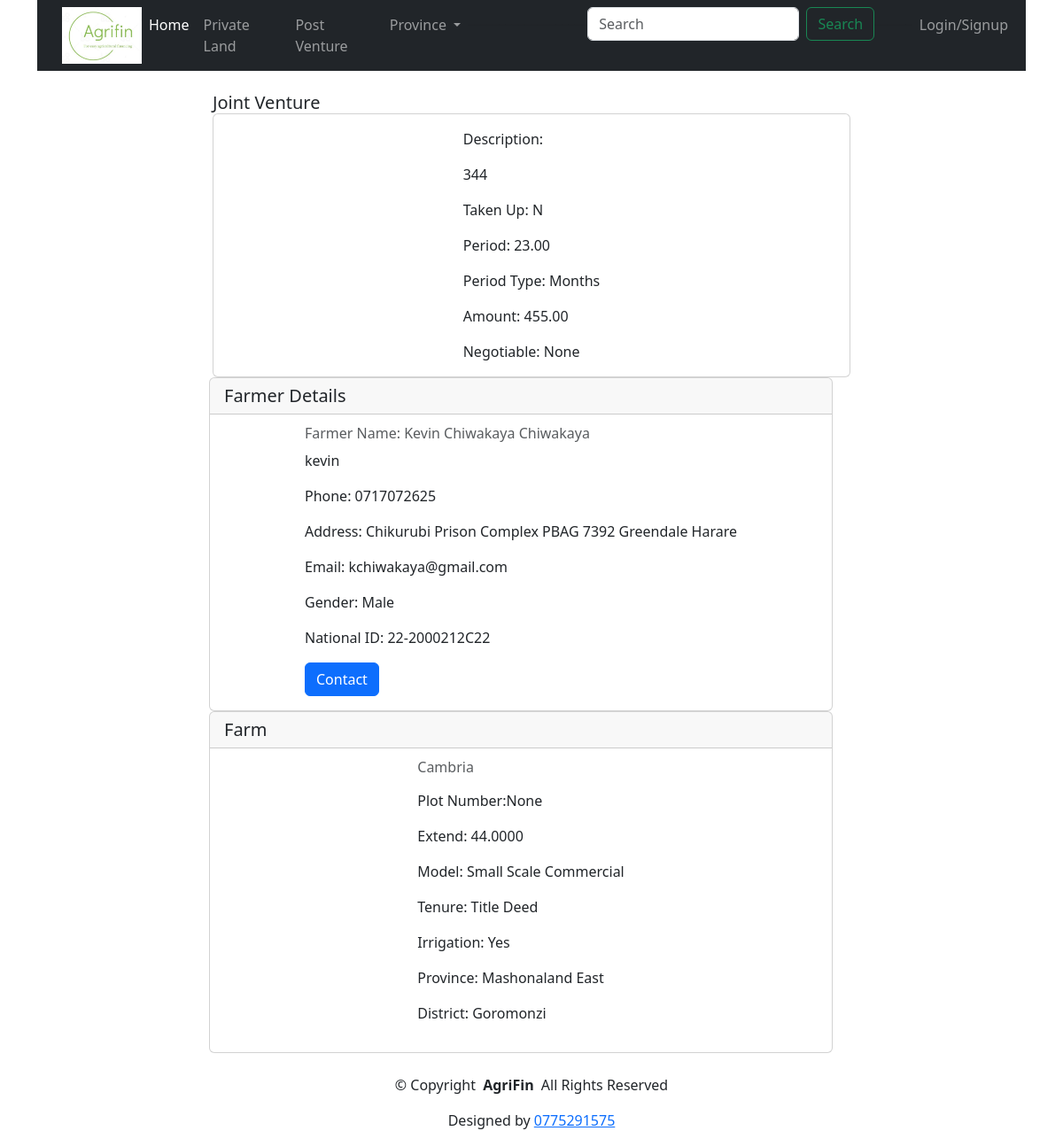
Before: /details/6/ with the older database file.
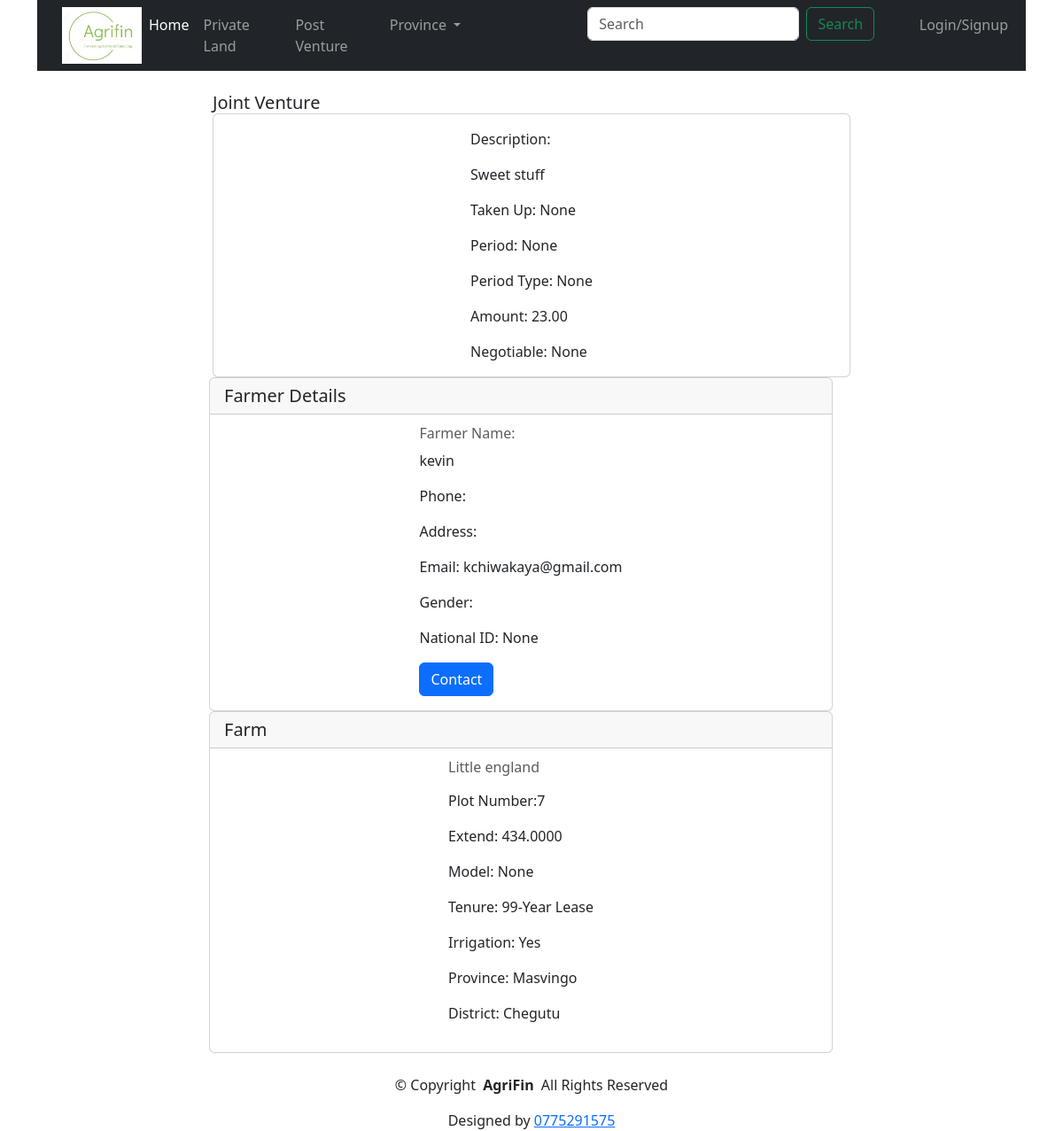
After: the same page with the newer database file.
### farmersapp/models.py (models this page shows, shortened)
class Venture(models.Model):
   farm = models.ForeignKey(Farm,on_delete = models.CASCADE)
   purpose = models.CharField(max_length=500,null = True,blank = True)
   descripiton = models.TextField()
   takenup = models.CharField(max_length=5,null=True,choices=(('Y','Yes'),('N','No')),blank=True)
   supporting_images = models.CharField(max_length=250,null = True, blank=True)
   period = models.DecimalField(max_digits= 10,decimal_places= 2,null=True,blank=True)
   period_type = models.CharField(max_length=5,null=True,choices=(('Y','Year(s)'),('M','Months'),('W','Weeks')),blank=True)
   amount = models.DecimalField(max_digits= 20,decimal_places= 2,null = True,blank = True)
   negotiable = models.CharField(max_length=250,null = True, blank=True)

class Farm(models.Model):
    tenure = (
   ('Off','Offer Letter'),
   ('99','99-Year Lease'),
   ('A1','A1 Permit'),
   ('AP', 'A1 Temporal Permit'),
   ('A2','A2 Permit'),
   ('Ttl','Title Deed'),
   ('DG','Deed of Grant'),
   ('CCT','Certificate of Consolidated Title'),
   ('Non','None'),
   )
    water = (
   ('D','Dam'),
   ('R','River'),
   ('B','Borehole'),
   ('W', 'Weir'),
   ('Wl','Well'),
   ('N','None'),
   )
    province = (
   ('MTN','Matabeleland North'),
   ('MTS','Matabeleland South'),
   ('MSE','Mashonaland East'),
   ('MSW','Mashonaland West'),
   ('MSC','Mashonaland Central'),
   ('MAN','Manicaland'),
    ('MSV','Masvingo'),
    ('MID','Midlands'),
    ('HRE','Harare'),
    ('BYO','Bulawayo'),
   )
    mmodels = (
       ('A1','A1'),
       ('A2','A2'),
       ('Old','Old Resettlement Scheme'),
       ('Sma','Small Scale Commercial'),
       ('A1T','Three Tier'),
       ('Comm','Communal')
    )
    farmer = models.ForeignKey(Farmer,on_delete = models.CASCADE)
    farm_name = models.CharField(max_length=500)
    plot_number = models.CharField(max_length=250,null=True, blank=True)
    extend = models.DecimalField(max_digits= 10,decimal_places= 4)
    district = models.CharField(max_length=20)
    province = models.CharField(max_length=250,choices=province)
    ward = models.CharField(max_length=10,null=True, blank=True)
    model =models.CharField(max_length=250,null =True,blank=True,choices=mmodels)
    tenure_type = models.CharField(max_length=50,choices=tenure)
    irrigation =models.CharField(max_length=250,null= True,choices=(('Y','Yes'),('N','No')))
    water_availability  = models.CharField(max_length=250,choices=water)
    description = models.TextField(null=True, blank=True)

class Farmer(models.Model):
    gender = (
   ('M','Male'),
   ('F','Female'),
   )
    user = models.OneToOneField(User,on_delete=models.CASCADE,null =True,blank = True)
    name = models.CharField(max_length=250)
    othername = models.CharField(max_length=250,null=True, blank=True)
    surname = models.CharField(max_length=250)
    address = models.CharField(max_length=250)
    phone = models.CharField(max_length=20)
    email = models.CharField(max_length=250, null=True,blank=True)
    gender = models.CharField(max_length=10,choices=gender)
    national_id = models.CharField(max_length=30,null =True,unique=True,editable=True,blank=False)

### farmersapp/views.py (the view)
# urls.py: path("details/<str:pk>/",views.details,name ="details"),
def details(request,pk):
    mdetails = Venture.objects.get(id = pk)
    context = {'mdetails': mdetails}
    return render(request,'details.html',context)

### farmersapp/templates/details.html (shortened to what this page needs)
{%extends 'main.html'%}
    {% load bootstrap5 %} {% bootstrap_css %} {% bootstrap_javascript %} {%load
    static%}
    {%block content%}
    <div class="container">
      <div class="row">
        <div class="col-md-8 mx-auto">
          <h5 class="card-header">Joint Venture</h5>
          <div class="card" >
            <div class="card-body mx-auto">
              <p class="card-text"> Description:</p><p> {{mdetails.descripiton}}</p>
              <p class="card-text">Taken Up: {{mdetails.takenup}}</p>
              <p class="card-text">Period: {{mdetails.period}}</p>
              <p class="card-text">Period Type: {{mdetails.get_period_type_display}}</p>
              <p class="card-text">Amount: {{mdetails.amount}}</p>
              <p class="card-text">Negotiable: {{mdetails.negotiable}}</p>
            </div>
          </div>
        </div>
        <div class="row">
        <div class="col-md-8 mx-auto">
          <div class="card">
            <h5 class="card-header">Farmer Details</h5>
            <div class="card-body mx-auto">
              <h6 class="card-subtitle mb-2 text-body-secondary">
                Farmer Name: {{mdetails.farm.farmer.name}} {{mdetails.farm.farmer.surname}}
              </h6>
                <p class="card-text">{{mdetails.farm.farmer.user.username}}</p>
                <p class="card-text">Phone: {{mdetails.farm.farmer.phone}}</p>
                <p class="card-text">Address: {{mdetails.farm.farmer.address}}</p>
                <p class="card-text">Email: {{mdetails.farm.farmer.email}}</p>
                <p class="card-text">Gender: {{mdetails.farm.farmer.get_gender_display}}</p>
                <p class="card-text">National ID: {{mdetails.farm.farmer.national_id}}</p>
                <a href="#" class="btn btn-primary"
                >Contact</a>
            </div>
          </div>
        </div>
      </div>
      <div class="row">
        <div class="col-md-8 mx-auto">
          <div class="card" >
            <h5 class="card-header">Farm</h5>
            <div class="card-body mx-auto">
              <h6 class="card-subtitle mb-2 text-body-secondary">
                {{mdetails.farm.farm_name}}
              </h6>
              <p class="card-text">
                <p>Plot Number:{{mdetails.farm.plot_number}}</p>
                <p>Extend: {{mdetails.farm.extend}}</p>
                <p>Model: {{mdetails.farm.get_model_display}}</p>
                <p> Tenure: {{mdetails.farm.get_tenure_type_display}}</p>
                <p>Irrigation: {{mdetails.farm.get_irrigation_display}}</p>
                <p> Province: {{mdetails.farm.get_province_display}}</p>
                <p>District: {{mdetails.farm.district}}</p>
              </p>
            </div>
          </div>
        </div>
      </div>
      </div>
    </div>
    {%endblock%}

Changed rows visible on the page:
changed Venture "None": descripiton "344" → "Sweet stuff"; takenup "N" → "None"; period "23.00" → "None"; period_type "Months" → "None"; amount "455.00" → "23.00"; farm.farmer.national_id "22-2000212C22" → "None"; farm.farm_name "Cambria" → "Little england"; farm.plot_number "None" → "7"; farm.extend "44.0000" → "434.0000"; farm.model "Small Scale Commercial" → "None"; farm.tenure_type "Title Deed" → "99-Year Lease"; farm.province "Mashonaland East" → "Masvingo"; farm.district "Goromonzi" → "Chegutu"; farm.farmer.name "Kevin Chiwakaya" → (not shown); farm.farmer.surname "Chiwakaya" → (not shown); farm.farmer.phone "0717072625" → (not shown); farm.farmer.address "Chikurubi Prison Complex PBAG 7392 Greendale Harare" → (not shown); farm.farmer.gender "Male" → (not shown)
